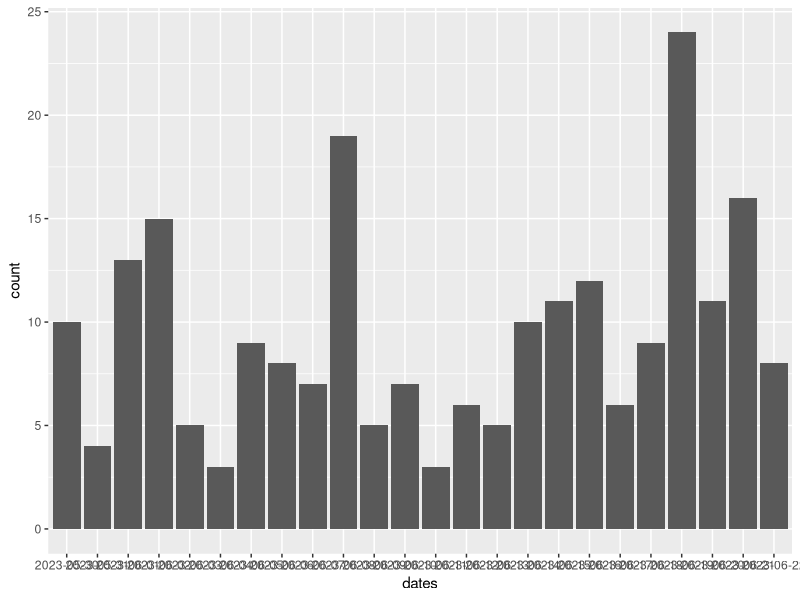

Generate this figure with R:
library(tidyverse)
library(rjson)
library(data.table)
library(ggplot2)

data = read.csv('environment.csv')
data$dates = substring(data$datePublished,0,10)

ggplot(data, mapping = aes(x=dates)) +
  geom_bar()
